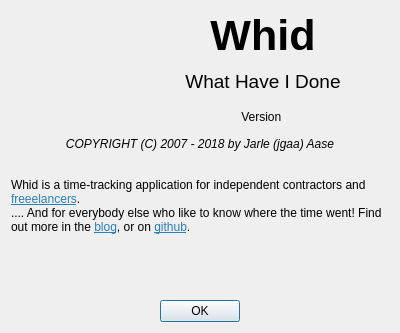
<?xml version="1.0" encoding="UTF-8"?>
<ui version="4.0">
 <class>AboutDialog</class>
 <widget class="QDialog" name="AboutDialog">
  <property name="geometry">
   <rect>
    <x>0</x>
    <y>0</y>
    <width>400</width>
    <height>333</height>
   </rect>
  </property>
  <property name="windowTitle">
   <string>Dialog</string>
  </property>
  <layout class="QVBoxLayout" name="verticalLayout_2">
   <item>
    <layout class="QHBoxLayout" name="horizontalLayout" stretch="0,1">
     <item>
      <widget class="QLabel" name="icon">
       <property name="minimumSize">
        <size>
         <width>120</width>
         <height>120</height>
        </size>
       </property>
       <property name="text">
        <string/>
       </property>
       <property name="pixmap">
        <pixmap resource="resources.qrc">:/res/icons/whid.svg</pixmap>
       </property>
       <property name="scaledContents">
        <bool>false</bool>
       </property>
      </widget>
     </item>
     <item>
      <layout class="QVBoxLayout" name="verticalLayout" stretch="0,0,0">
       <item>
        <widget class="QLabel" name="label">
         <property name="sizePolicy">
          <sizepolicy hsizetype="Preferred" vsizetype="Preferred">
           <horstretch>1</horstretch>
           <verstretch>0</verstretch>
          </sizepolicy>
         </property>
         <property name="font">
          <font>
           <pointsize>32</pointsize>
           <weight>75</weight>
           <bold>true</bold>
          </font>
         </property>
         <property name="text">
          <string>Whid</string>
         </property>
         <property name="textFormat">
          <enum>Qt::PlainText</enum>
         </property>
         <property name="alignment">
          <set>Qt::AlignCenter</set>
         </property>
        </widget>
       </item>
       <item>
        <widget class="QLabel" name="label_2">
         <property name="sizePolicy">
          <sizepolicy hsizetype="Preferred" vsizetype="Preferred">
           <horstretch>1</horstretch>
           <verstretch>0</verstretch>
          </sizepolicy>
         </property>
         <property name="font">
          <font>
           <pointsize>14</pointsize>
           <weight>50</weight>
           <bold>false</bold>
          </font>
         </property>
         <property name="text">
          <string>What Have I Done</string>
         </property>
         <property name="alignment">
          <set>Qt::AlignCenter</set>
         </property>
        </widget>
       </item>
       <item>
        <widget class="QLabel" name="version">
         <property name="sizePolicy">
          <sizepolicy hsizetype="Preferred" vsizetype="Preferred">
           <horstretch>1</horstretch>
           <verstretch>0</verstretch>
          </sizepolicy>
         </property>
         <property name="text">
          <string>Version </string>
         </property>
         <property name="alignment">
          <set>Qt::AlignCenter</set>
         </property>
        </widget>
       </item>
      </layout>
     </item>
    </layout>
   </item>
   <item>
    <widget class="QLabel" name="label_4">
     <property name="font">
      <font>
       <italic>true</italic>
      </font>
     </property>
     <property name="text">
      <string>COPYRIGHT (C) 2007 - 2018 by Jarle (jgaa) Aase</string>
     </property>
     <property name="alignment">
      <set>Qt::AlignCenter</set>
     </property>
    </widget>
   </item>
   <item>
    <widget class="QLabel" name="label_3">
     <property name="sizePolicy">
      <sizepolicy hsizetype="Preferred" vsizetype="Preferred">
       <horstretch>1</horstretch>
       <verstretch>1</verstretch>
      </sizepolicy>
     </property>
     <property name="text">
      <string>&lt;html&gt;&lt;head/&gt;&lt;body&gt;&lt;p&gt;Whid is a time-tracking application for independent contractors and &lt;a href=&quot;https://cpp-freelancer.com/&quot;&gt;&lt;span style=&quot; text-decoration: underline; color:#2980b9;&quot;&gt;freeelancers&lt;/span&gt;&lt;/a&gt;.&lt;br/&gt;.... And for everybody else who like to know where the time went! Find out more in the &lt;a href=&quot;https://lastviking.eu/_tags/whid.html&quot;&gt;&lt;span style=&quot; text-decoration: underline; color:#2980b9;&quot;&gt;blog&lt;/span&gt;&lt;/a&gt;, or on &lt;a href=&quot;https://github.com/jgaa/whid&quot;&gt;&lt;span style=&quot; text-decoration: underline; color:#2980b9;&quot;&gt;github&lt;/span&gt;&lt;/a&gt;.&lt;/p&gt;&lt;/body&gt;&lt;/html&gt;</string>
     </property>
     <property name="textFormat">
      <enum>Qt::RichText</enum>
     </property>
     <property name="scaledContents">
      <bool>true</bool>
     </property>
     <property name="wordWrap">
      <bool>true</bool>
     </property>
     <property name="openExternalLinks">
      <bool>true</bool>
     </property>
    </widget>
   </item>
   <item>
    <spacer name="verticalSpacer">
     <property name="orientation">
      <enum>Qt::Vertical</enum>
     </property>
     <property name="sizeHint" stdset="0">
      <size>
       <width>20</width>
       <height>38</height>
      </size>
     </property>
    </spacer>
   </item>
   <item>
    <layout class="QHBoxLayout" name="horizontalLayout_2">
     <item>
      <spacer name="horizontalSpacer">
       <property name="orientation">
        <enum>Qt::Horizontal</enum>
       </property>
       <property name="sizeHint" stdset="0">
        <size>
         <width>118</width>
         <height>20</height>
        </size>
       </property>
      </spacer>
     </item>
     <item>
      <widget class="QPushButton" name="okButton">
       <property name="text">
        <string>OK</string>
       </property>
      </widget>
     </item>
     <item>
      <spacer name="horizontalSpacer_2">
       <property name="orientation">
        <enum>Qt::Horizontal</enum>
       </property>
       <property name="sizeHint" stdset="0">
        <size>
         <width>138</width>
         <height>20</height>
        </size>
       </property>
      </spacer>
     </item>
    </layout>
   </item>
  </layout>
 </widget>
 <resources>
  <include location="resources.qrc"/>
 </resources>
 <connections/>
</ui>
